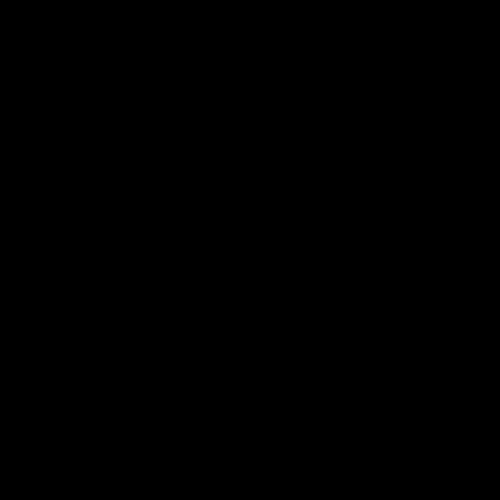
Frame 1 (no input)
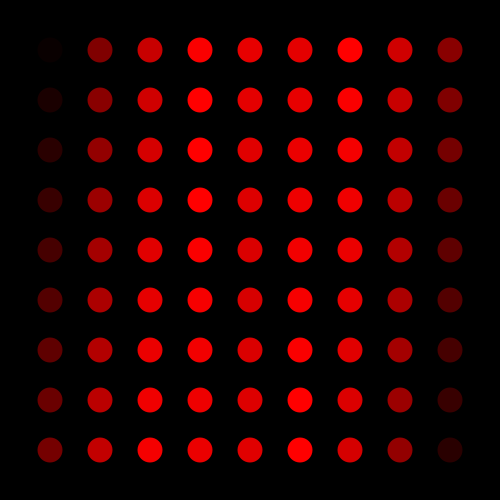
Frame 60 (the mouse pressed at the canvas centre just before this capture)
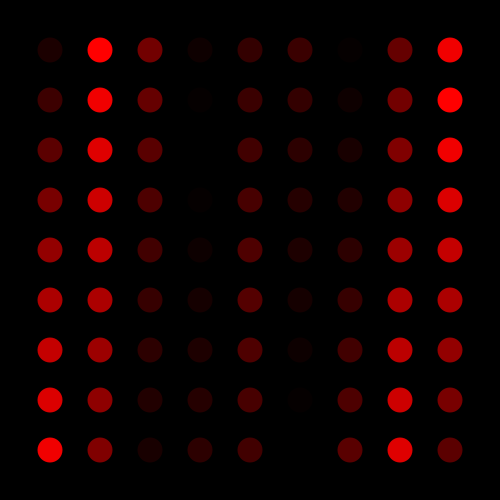
Frame 120 (the mouse held since frame 60 and released just before this capture)

The Processing sketch that drew these frames (run headless with seeded random() and noise(); from frame 60 on, the mouse is pressed at the canvas centre):

// Processing sketch: processing_591
// ── processing_591.pde

int[] freq = new int[81];
int[] counter = new int[81];
boolean[] decide = new boolean[81]; 
int f;

void setup() {
  size(500, 500);
  colorMode(HSB, 360, 100, 100);
  noStroke();
  smooth();
  ellipseMode(CENTER);
  for(int i = 0; i < 81; i++){
    if(i > 40){
      freq[i] = (82 - i) + 30;
    }  else {
    freq[i] = (i + 30);
    }
  }
  for(int j = 0; j < 81; j++){
    counter[j] = 1;
  }
  for(int k = 0; k < 81; k++) {
    decide[k] = true;
  }
    
}

void draw() {
  background(100, 0, 0);
  f = 0;
  for(int x = 50; x < 500; x += 50){
   for(int y = 50; y < 500; y += 50){
    blinkingCircle(x, y, map(counter[f], 1, freq[f], 1, 255));
    if (decide[f] == true) {
      counter[f] = counter[f] + 1;
    }
    if (decide[f] == false) {
      counter[f] = counter[f] - 1;
    }
    if(counter[f] > freq[f]) {
     decide[f] = false; 
    }
    if(counter[f] < 1) {
      decide[f] = true;
    }
    f++;
   }
  } 
}

void blinkingCircle(int x, int y, float trans) {
  fill(0, 100, 100, trans);
  ellipse(x, y, 25, 25);
}
